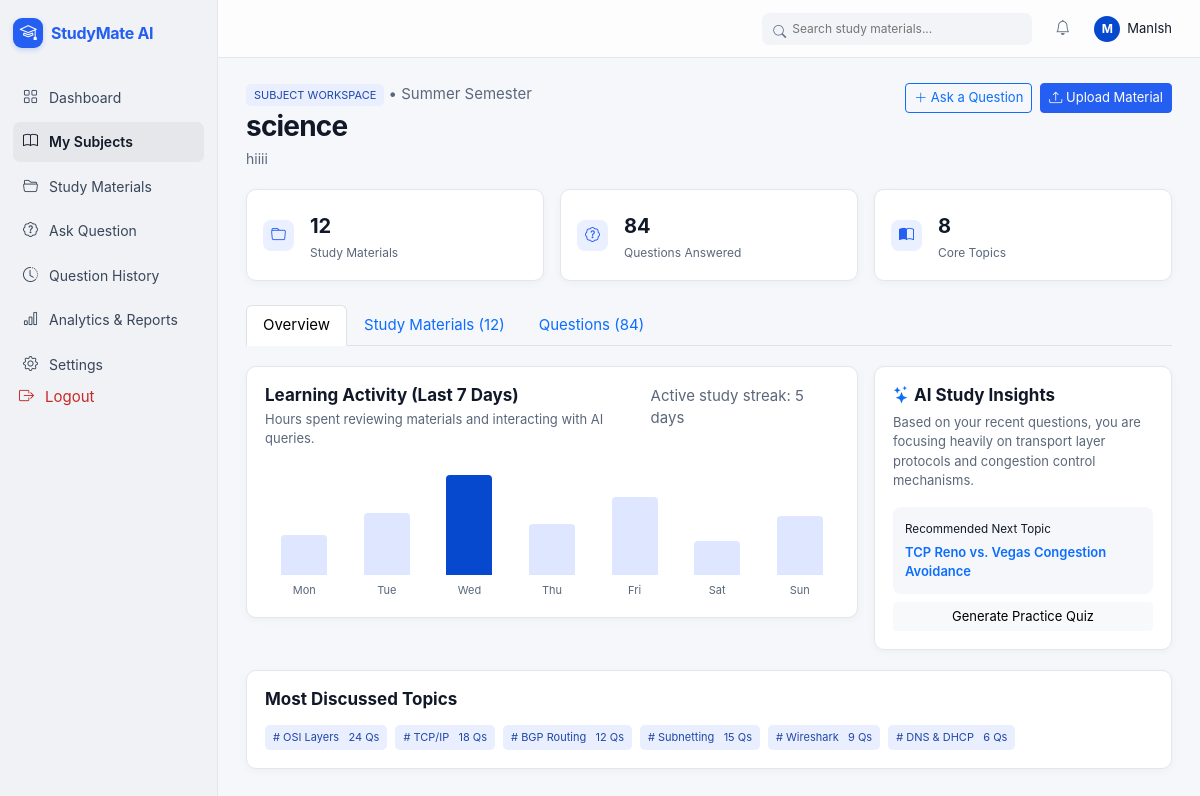
The app's page /subjects/3/ (signed in) with its own data.
### study_mate/models.py (models this page shows, shortened)
class Subject(models.Model):
    SEMESTER_CHOICES = [("Winter", "Winter"), ("Summer", "Summer")]
    user=models.ForeignKey(
        User,
        on_delete=models.CASCADE,
        related_name="subjects",
    )
    name=models.CharField(max_length=100)
    description=models.TextField(blank=True)
    semester=models.CharField(max_length=30,
                              choices=SEMESTER_CHOICES,
                              default="Winter")
    created_at=models.DateTimeField(auto_now_add=True)
    class Meta:
        ordering=["-created_at"]
        constraints=[
            models.UniqueConstraint(fields=["user", "name"],
                                    name="unique_subject_per_user")
        ]

### study_mate/views.py (the view)
# urls.py: path("subjects/<int:subject_id>/",views.subject_detail_view,name="subject_detail"),
@login_required(login_url='login')
def subject_detail_view(request, subject_id):
    subject = get_object_or_404(
        Subject,
        id=subject_id,
        user=request.user)
    return render(request,
                  "study_mate/subject_detail.html",
                  {"subject": subject}
                  )

### templates/study_mate/subject_detail.html (shortened to what this page needs)
{% load static %}
<!doctype html>
<html lang="en">
  <head>
    <link
      href="https://cdn.jsdelivr.net/npm/bootstrap@5.3.3/dist/css/bootstrap.min.css"
      rel="stylesheet"
    />
    <link
      href="https://cdn.jsdelivr.net/npm/bootstrap-icons@1.11.3/font/bootstrap-icons.min.css"
      rel="stylesheet"
    />
    <link href="{% static 'css/styles.css' %}" rel="stylesheet" />
  </head>
  <body>
    <div class="app-shell">
      <aside class="sidebar">
        <div class="sidebar-top">
          <a class="brand" href="{% url 'dashboard' %}"
            ><span class="brand-mark"><i class="bi bi-mortarboard"></i></span
            >StudyMate AI</a
          >
        </div>
        <nav class="side-nav">
          <a href="{% url 'dashboard' %}"><i class="bi bi-grid"></i>Dashboard</a
          ><a class="active" href="{% url 'subjects' %}"
            ><i class="bi bi-book"></i>My Subjects</a
          ><a href="{% url 'upload' %}"
            ><i class="bi bi-folder2-open"></i>Study Materials</a
          ><a href="ask.html"
            ><i class="bi bi-patch-question"></i>Ask Question</a
          ><a href="history.html"
            ><i class="bi bi-clock-history"></i>Question History</a
          ><a href="analytics.html"
            ><i class="bi bi-bar-chart"></i>Analytics &amp; Reports</a
          ><a href="settings.html"><i class="bi bi-gear"></i>Settings</a>
        </nav>
        <form action="{% url 'logout' %}" method="POST">
          <button type="submit" class="side-nav logout-link">
            <i class="bi bi-box-arrow-right"></i>Logout
            </button>
        </form>
      </aside>
      <main class="app-main">
        <header class="topbar">
          <label class="top-search"
            ><i class="bi bi-search"></i
            ><input
              placeholder="Search study materials..."
              aria-label="Search study materials" /></label
          ><button class="icon-button" aria-label="Notifications">
            <i class="bi bi-bell"></i></button
          ><button class="btn profile-button p-0">
            <span class="avatar">{{ request.user.first_name|first|upper }}</span
            ><span class="profile-name">{{ request.user.first_name }}</span>
          </button>
        </header>
        <div class="page-content">
          <div class="page-heading">
            <div>
              <span class="badge-soft text-uppercase">Subject Workspace</span>
              <span class="small-muted">• {{ subject.semester }} Semester</span>
              <h1 class="mt-1">{{ subject.name }}</h1>
              <p>
                {% if subject.description %}
                  {{ subject.description }}
                {% else %}
                  Manage your study materials and ask questions.
                {% endif %}
              </p>
            </div>
            <div class="d-flex gap-2">
              <a href="ask.html" class="btn btn-outline-primary btn-sm"
                ><i class="bi bi-plus-lg"></i> Ask a Question</a
              ><a href="{% url 'upload' %}" class="btn btn-primary btn-sm"
                ><i class="bi bi-upload"></i> Upload Material</a
              >
            </div>
          </div>
          <div class="row g-3">
            <div class="col-md-4">
              <div class="stat-card d-flex align-items-center gap-3">
                <span class="stat-icon"><i class="bi bi-folder"></i></span>
                <div>
                  <div class="stat-value">12</div>
                  <div class="stat-note">Study Materials</div>
                </div>
              </div>
            </div>
            <div class="col-md-4">
              <div class="stat-card d-flex align-items-center gap-3">
                <span class="stat-icon"
                  ><i class="bi bi-patch-question"></i
                ></span>
                <div>
                  <div class="stat-value">84</div>
                  <div class="stat-note">Questions Answered</div>
                </div>
              </div>
            </div>
            <div class="col-md-4">
              <div class="stat-card d-flex align-items-center gap-3">
                <span class="stat-icon"><i class="bi bi-book-half"></i></span>
                <div>
                  <div class="stat-value">8</div>
                  <div class="stat-note">Core Topics</div>
                </div>
              </div>
            </div>
          </div>
          <ul class="nav nav-tabs mt-4">
            <li class="nav-item">
              <a class="nav-link active" href="#overview">Overview</a>
            </li>
            <li class="nav-item">
              <a class="nav-link" href="upload.html">Study Materials (12)</a>
            </li>
            <li class="nav-item">
              <a class="nav-link" href="history.html">Questions (84)</a>
            </li>
          </ul>
          <div class="row g-3 mt-1">
            <section class="col-lg-8">
              <div class="panel">
                <div class="d-flex justify-content-between">
                  <div>
                    <h2 class="panel-title">Learning Activity (Last 7 Days)</h2>
                    <p class="panel-subtitle">
                      Hours spent reviewing materials and interacting with AI
                      queries.
                    </p>
                  </div>
                  <span class="small-muted">Active study streak: 5 days</span>
                </div>
                <div class="activity-bars">
                  <div class="activity-day">
                    <div class="activity-bar" style="height: 40px"></div>
                    Mon
                  </div>
                  <div class="activity-day">
                    <div class="activity-bar" style="height: 62px"></div>
                    Tue
                  </div>
                  <div class="activity-day">
                    <div
                      class="activity-bar highlight"
                      style="height: 100px"
                    ></div>
                    Wed
                  </div>
                  <div class="activity-day">
                    <div class="activity-bar" style="height: 51px"></div>
                    Thu
                  </div>
                  <div class="activity-day">
                    <div class="activity-bar" style="height: 78px"></div>
                    Fri
                  </div>
                  <div class="activity-day">
                    <div class="activity-bar" style="height: 34px"></div>
                    Sat
                  </div>
                  <div class="activity-day">
                    <div class="activity-bar" style="height: 59px"></div>
                    Sun
                  </div>
                </div>
              </div>
            </section>
            <aside class="col-lg-4">
              <div class="panel h-100">
                <h2 class="panel-title">
                  <i class="bi bi-stars text-primary"></i> AI Study Insights
                </h2>
                <p class="panel-subtitle mt-2">
                  Based on your recent questions, you are focusing heavily on
                  transport layer protocols and congestion control mechanisms.
                </p>
                <div class="source-card mt-3">
                  <small>Recommended Next Topic</small>
                  <div class="fw-semibold text-primary mt-1">
                    TCP Reno vs. Vegas Congestion Avoidance
                  </div>
                </div>
                <a href="ask.html" class="btn btn-light w-100 btn-sm mt-2"
                  >Generate Practice Quiz</a
                >
              </div>
            </aside>
          </div>
          <section class="panel section-space">
            <h2 class="panel-title">Most Discussed Topics</h2>
            <div class="d-flex flex-wrap gap-2 mt-3">
              <span class="badge-soft"># OSI Layers &nbsp; 24 Qs</span
              ><span class="badge-soft"># TCP/IP &nbsp; 18 Qs</span
              ><span class="badge-soft"># BGP Routing &nbsp; 12 Qs</span
              ><span class="badge-soft"># Subnetting &nbsp; 15 Qs</span
              ><span class="badge-soft"># Wireshark &nbsp; 9 Qs</span
              ><span class="badge-soft"># DNS &amp; DHCP &nbsp; 6 Qs</span>
            </div>
          </section>
        </div>
      </main>
    </div>
  </body>
</html>

### records on screen
Subject: semester "Summer", name "science", description "hiiii"

### other values on screen
{{ request.user.first_name|first|upper }} "M"
{{ request.user.first_name }} "ManIsh"
